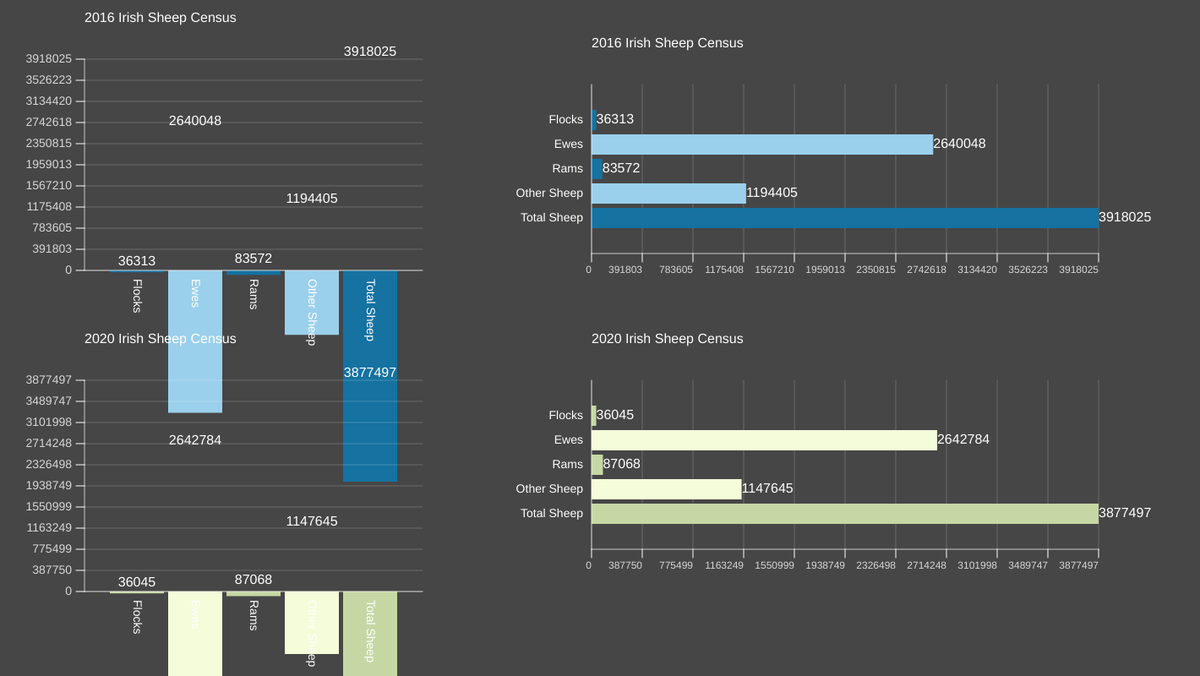
Frame 1 (no input)
Frame 60 (no input): identical to frame 1, image omitted
Frame 120 (the mouse pressed at the canvas centre since frame 60): identical to frame 1, image omitted

The p5.js sketch that drew this single still picture (run headless with seeded random() and noise() and a simulated clock; from frame 60 on, the mouse is pressed at the canvas centre):

// p5.js sketch
// ── sketch.js
let data01 = [
  { name: "Flocks", total: 36313, total2: 5849837 },
  { name: "Ewes", total: 2640048 },
  { name: "Rams", total: 83572 },
  { name: "Other Sheep", total: 1194405 },
  { name: "Total Sheep", total: 3918025 },
];

let data02 = [
  { name: "Flocks", total: 36313 },
  { name: "Ewes", total: 2640048 },
  { name: "Rams", total: 83572 },
  { name: "Other Sheep", total: 1194405 },
  { name: "Total Sheep", total: 3918025 },
];

let data03 = [
  { name: "Flocks", total: 36045 },
  { name: "Ewes", total: 2642784 },
  { name: "Rams", total: 87068 },
  { name: "Other Sheep", total: 1147645 },
  { name: "Total Sheep", total: 3877497 },
];

let data04 = [
  { name: "Flocks", total: 36045 },
  { name: "Ewes", total: 2642784 },
  { name: "Rams", total: 87068 },
  { name: "Other Sheep", total: 1147645 },
  { name: "Total Sheep", total: 3877497 },
];

let chart01;
let chart02;
let chart03;
let chart04;

function setup() {
  createCanvas(1420, 800);

  chart01 = new BarChart(data01);
  chart01.chartWidth = 400;
  chart01.chartHeight = 250;
  chart01.posX = 100;
  chart01.posY = 320;

  chart02 = new HorizontalBarChart(data02);
  chart02.chartWidth = 600;
  chart02.chartHeight = 200;
  chart02.posX = 700;
  chart02.posY = 300;

  chart03 = new BarChart2(data03);
  chart03.chartWidth = 400;
  chart03.chartHeight = 250;
  chart03.posX = 100;
  chart03.posY = 700;

  chart04 = new HorizontalBarChart2(data04);
  chart04.chartWidth = 600;
  chart04.chartHeight = 200;
  chart04.posX = 700;
  chart04.posY = 650;
}

function draw() {
  background(70);
  chart01.updateValues();
  chart01.render();
  chart02.updateValues();
  chart02.render();
  chart03.updateValues();
  chart03.render();
  chart04.updateValues();
  chart04.render();
}

// ── BarChart.js
class BarChart {
  constructor(_data) {
    this.data = _data;

    this.title = "2016 Irish Sheep Census";
    this.chartWidth = 300;
    this.chartHeight = 300;
    this.spacing = 5;
    this.margin = 30;
    this.numTicks = 10;
    this.posX = 50;
    this.posY = 400;
    this.tickIncrements;
    this.maxValue;
    this.numPlaces = 0;
    this.tickSpacing;
    this.barWidth;
    this.availableWidth;

    this.showValues = true;
    this.showLabels = true;
    this.rotateLabels = true;

    this.colors = [
      color("#1572A1"),
      color("#9AD0EC"),
      color("#1572A1"),
      color("#9AD0EC"),
    ];

    this.updateValues();
  }

  updateValues() {
    this.tickSpacing = this.chartHeight / this.numTicks;
    this.availableWidth =
      this.chartWidth - this.margin * 2 - this.spacing * (this.data.length - 1);
    this.barWidth = this.availableWidth / this.data.length;
    let listValues = this.data.map(function (x) {
      return x.total;
    });
    this.maxValue = max(listValues);
    this.tickIncrements = this.maxValue / this.numTicks;
  }

  render() {
    push();
    translate(this.posX, this.posY);

    this.drawTicks();
    this.drawHorizontalLines();
    this.drawRects();
    this.drawAxis();
    this.drawTitle();
    pop();
  }

  scaleData(num) {
    return map(num, 0, this.maxValue, 0, this.chartHeight);
  }

  drawAxis() {
    //chart
    stroke(255, 180);
    strokeWeight(1);
    line(0, 0, 0, -this.chartHeight); //y
    line(0, 0, this.chartWidth, 0); //x
  }

  drawTitle() {
    //title
    noStroke();
    fill(255);
    textSize(16);
    textAlign(LEFT, BOTTOM);
    text(this.title, 0, -this.chartHeight - 40);
  }

  drawTicks() {
    for (let i = 0; i <= this.numTicks; i++) {
      //ticks
      stroke(255);
      strokeWeight(1);
      line(0, this.tickSpacing * -i, -10, this.tickSpacing * -i);

      //numbers (text)
      if (this.showValues) {
        fill(255, 200);
        noStroke();
        textSize(14);
        textAlign(RIGHT, CENTER);
        text(
          (i * this.tickIncrements).toFixed(this.numPlaces),
          -15,
          this.tickSpacing * -i
        );
      }
    }
  }

  drawHorizontalLines() {
    for (let i = 0; i <= this.numTicks; i++) {
      //horizontal line
      stroke(255, 50);
      strokeWeight(1);
      line(0, this.tickSpacing * -i, this.chartWidth, this.tickSpacing * -i);
    }
  }

  drawRects() {
    push();
    translate(this.margin, 0);
    for (let i = 0; i < this.data.length; i++) {
      let colorNumber = i % 4;

      //bars for total
      fill(this.colors[colorNumber]);
      noStroke();
      rect(
        (this.barWidth + this.spacing) * i,
        0,
        this.barWidth,
        this.scaleData(-this.data[i].total)
      );

      //numbers (text)
      noStroke();
      fill(255);
      textSize(16);
      textAlign(CENTER, BOTTOM);
      text(
        this.data[i].total,
        (this.barWidth + this.spacing) * i + this.barWidth / 2,
        this.scaleData(-this.data[i].total)
      );

      //text
      if (this.showLabels) {
        if (this.rotateLabels) {
          push();
          noStroke();
          textSize(14);
          textAlign(LEFT, CENTER);
          translate((this.barWidth + this.spacing) * i + this.barWidth / 2, 10);
          rotate(PI / 2);
          text(this.data[i].name, 0, 0);
          pop();
        } else {
          noStroke();
          fill(255);
          textSize(14);
          textAlign(CENTER, BOTTOM);
          text(
            this.data[i].name,
            (this.barWidth + this.spacing) * i + this.barWidth / 2,
            20
          );
        }
      }
    }
    pop();
  }
}

// ── BarChart2.js
class BarChart2 {
  constructor(_data) {
    this.data = _data;

    this.title = "2020 Irish Sheep Census";
    this.chartWidth = 300;
    this.chartHeight = 300;
    this.spacing = 5;
    this.margin = 30;
    this.numTicks = 10;
    this.posX = 50;
    this.posY = 400;
    this.tickIncrements;
    this.maxValue;
    this.numPlaces = 0;
    this.tickSpacing;
    this.barWidth;
    this.availableWidth;

    this.showValues = true;
    this.showLabels = true;
    this.rotateLabels = true;

    this.colors = [
      color("#C5D8A4"),
      color("#F4FCD9"),
      color("#C5D8A4"),
      color("#F4FCD9"),
    ];

    this.updateValues();
  }

  updateValues() {
    this.tickSpacing = this.chartHeight / this.numTicks;
    this.availableWidth =
      this.chartWidth - this.margin * 2 - this.spacing * (this.data.length - 1);
    this.barWidth = this.availableWidth / this.data.length;
    let listValues = this.data.map(function (x) {
      return x.total;
    });
    this.maxValue = max(listValues);
    this.tickIncrements = this.maxValue / this.numTicks;
  }

  render() {
    push();
    translate(this.posX, this.posY);

    this.drawTicks();
    this.drawHorizontalLines();
    this.drawRects();
    this.drawAxis();
    this.drawTitle();
    pop();
  }

  scaleData(num) {
    return map(num, 0, this.maxValue, 0, this.chartHeight);
  }

  drawAxis() {
    //chart
    stroke(255, 180);
    strokeWeight(1);
    line(0, 0, 0, -this.chartHeight); //y
    line(0, 0, this.chartWidth, 0); //x
  }

  drawTitle() {
    //title
    noStroke();
    fill(255);
    textSize(16);
    textAlign(LEFT, BOTTOM);
    text(this.title, 0, -this.chartHeight - 40);
  }

  drawTicks() {
    for (let i = 0; i <= this.numTicks; i++) {
      //ticks
      stroke(255);
      strokeWeight(1);
      line(0, this.tickSpacing * -i, -10, this.tickSpacing * -i);

      //numbers (text)
      if (this.showValues) {
        fill(255, 200);
        noStroke();
        textSize(14);
        textAlign(RIGHT, CENTER);
        text(
          (i * this.tickIncrements).toFixed(this.numPlaces),
          -15,
          this.tickSpacing * -i
        );
      }
    }
  }

  drawHorizontalLines() {
    for (let i = 0; i <= this.numTicks; i++) {
      //horizontal line
      stroke(255, 50);
      strokeWeight(1);
      line(0, this.tickSpacing * -i, this.chartWidth, this.tickSpacing * -i);
    }
  }

  drawRects() {
    push();
    translate(this.margin, 0);
    for (let i = 0; i < this.data.length; i++) {
      let colorNumber = i % 4;

      //bars for total
      fill(this.colors[colorNumber]);
      noStroke();
      rect(
        (this.barWidth + this.spacing) * i,
        0,
        this.barWidth,
        this.scaleData(-this.data[i].total)
      );

      //numbers (text)
      noStroke();
      fill(255);
      textSize(16);
      textAlign(CENTER, BOTTOM);
      text(
        this.data[i].total,
        (this.barWidth + this.spacing) * i + this.barWidth / 2,
        this.scaleData(-this.data[i].total)
      );

      //text
      if (this.showLabels) {
        if (this.rotateLabels) {
          push();
          noStroke();
          textSize(14);
          textAlign(LEFT, CENTER);
          translate((this.barWidth + this.spacing) * i + this.barWidth / 2, 10);
          rotate(PI / 2);
          text(this.data[i].name, 0, 0);
          pop();
        } else {
          noStroke();
          fill(255);
          textSize(14);
          textAlign(CENTER, BOTTOM);
          text(
            this.data[i].name,
            (this.barWidth + this.spacing) * i + this.barWidth / 2,
            20
          );
        }
      }
    }
    pop();
  }
}

// ── HorizontalBarChart.js
class HorizontalBarChart {
  constructor(_data) {
    this.data = _data;

    this.title = "2016 Irish Sheep Census";
    this.chartWidth = 300;
    this.chartHeight = 300;
    this.spacing = 5;
    this.margin = 30;
    this.numTicks = 10;
    this.posX = 50;
    this.posY = 400;
    this.tickIncrements;
    this.maxValue;
    this.numPlaces = 0;
    this.tickSpacing;
    this.barWidth;
    this.availableWidth;

    this.showValues = true;
    this.showLabels = true;
    this.rotateLabels = false;

    this.colors = [
      color("#1572A1"),
      color("#9AD0EC"),
      color("#1572A1"),
      color("#9AD0EC"),
    ];

    this.updateValues();
  }

  updateValues() {
    this.tickSpacing = this.chartWidth / this.numTicks;
    this.availableWidth =
      this.chartHeight -
      this.margin * 2 -
      this.spacing * (this.data.length - 1);
    this.barWidth = this.availableWidth / this.data.length;
    let listValues = this.data.map(function (x) {
      return x.total;
    });
    this.maxValue = max(listValues);
    this.tickIncrements = this.maxValue / this.numTicks;
  }

  render() {
    push();
    translate(this.posX, this.posY);

    this.drawTicks();
    this.drawVerticalLines();
    this.drawRects();
    this.drawAxis();
    this.drawTitle();
    pop();
  }

  scaleData(num) {
    return map(num, this.maxValue, 0, this.chartWidth, 0);
  }

  drawAxis() {
    //chart
    stroke(255, 180);
    strokeWeight(1);
    line(0, 0, 0, -this.chartHeight); //y
    line(0, 0, this.chartWidth, 0); //x
  }

  drawTitle() {
    //title
    noStroke();
    fill(255);
    textSize(16);
    textAlign(LEFT, BOTTOM);
    text(this.title, 0, -this.chartHeight - 40);
  }

  drawTicks() {
    for (let i = 0; i <= this.numTicks; i++) {
      //ticks
      stroke(255);
      strokeWeight(1);
      line(this.tickSpacing * i, 10, this.tickSpacing * i, -0);

      //numbers (text)
      if (this.showValues) {
        fill(255, 200);
        noStroke();
        textSize(12);
        textAlign(RIGHT, CENTER);
        text(
          (i * this.tickIncrements).toFixed(this.numPlaces),
          -this.tickSpacing * -i,
          20
        );
      }
    }
  }

  drawVerticalLines() {
    for (let i = 0; i <= this.numTicks; i++) {
      //vertical line
      stroke(255, 50);
      strokeWeight(1);
      line(
        -this.tickSpacing * -i,
        0,
        -this.tickSpacing * -i,
        -this.chartHeight
      );
    }
  }

  drawRects() {
    push();
    translate(0, this.margin);
    for (let i = 0; i < this.data.length; i++) {
      let colorNumber = i % 4;

      //bars
      fill(this.colors[colorNumber]);
      noStroke();
      rect(
        0,
        -this.chartHeight + (-this.barWidth + -this.spacing) * -i,
        this.scaleData(this.data[i].total),
        this.barWidth
      );

      //numbers (text)
      noStroke();
      fill(255);
      textSize(16);
      textAlign(LEFT, CENTER);
      text(
        this.data[i].total,
        -this.scaleData(-this.data[i].total),
        -this.chartHeight +
          (-this.barWidth + -this.spacing) * -i +
          this.barWidth / 2
      );

      //text
      if (this.showLabels) {
        if (this.rotateLabels) {
          push();
          noStroke();
          textSize(14);
          textAlign(LEFT, CENTER);
          translate((this.barWidth + this.spacing) * i + this.barWidth / 2, 10);
          rotate(PI / 2);
          text(this.data[i].name, 0, 0);
          pop();
        } else {
          noStroke();
          fill(255);
          textSize(14);
          textAlign(RIGHT, CENTER);
          text(
            this.data[i].name,
            -10,
            -this.chartHeight +
              (-this.barWidth + -this.spacing) * -i +
              this.barWidth / 2
          );
        }
      }
    }
    pop();
  }
}

// ── HorizontalBarChart2.js
class HorizontalBarChart2 {
  constructor(_data) {
    this.data = _data;

    this.title = "2020 Irish Sheep Census";
    this.chartWidth = 300;
    this.chartHeight = 300;
    this.spacing = 5;
    this.margin = 30;
    this.numTicks = 10;
    this.posX = 50;
    this.posY = 400;
    this.tickIncrements;
    this.maxValue;
    this.numPlaces = 0;
    this.tickSpacing;
    this.barWidth;
    this.availableWidth;

    this.showValues = true;
    this.showLabels = true;
    this.rotateLabels = false;

    this.colors = [
      color("#C5D8A4"),
      color("#F4FCD9"),
      color("#C5D8A4"),
      color("#F4FCD9"),
    ];

    this.updateValues();
  }

  updateValues() {
    this.tickSpacing = this.chartWidth / this.numTicks;
    this.availableWidth =
      this.chartHeight -
      this.margin * 2 -
      this.spacing * (this.data.length - 1);
    this.barWidth = this.availableWidth / this.data.length;
    let listValues = this.data.map(function (x) {
      return x.total;
    });
    this.maxValue = max(listValues);
    this.tickIncrements = this.maxValue / this.numTicks;
  }

  render() {
    push();
    translate(this.posX, this.posY);

    this.drawTicks();
    this.drawVerticalLines();
    this.drawRects();
    this.drawAxis();
    this.drawTitle();
    pop();
  }

  scaleData(num) {
    return map(num, this.maxValue, 0, this.chartWidth, 0);
  }

  drawAxis() {
    //chart
    stroke(255, 180);
    strokeWeight(1);
    line(0, 0, 0, -this.chartHeight); //y
    line(0, 0, this.chartWidth, 0); //x
  }

  drawTitle() {
    //title
    noStroke();
    fill(255);
    textSize(16);
    textAlign(LEFT, BOTTOM);
    text(this.title, 0, -this.chartHeight - 40);
  }

  drawTicks() {
    for (let i = 0; i <= this.numTicks; i++) {
      //ticks
      stroke(255);
      strokeWeight(1);
      line(this.tickSpacing * i, 10, this.tickSpacing * i, -0);

      //numbers (text)
      if (this.showValues) {
        fill(255, 200);
        noStroke();
        textSize(12);
        textAlign(RIGHT, CENTER);
        text(
          (i * this.tickIncrements).toFixed(this.numPlaces),
          -this.tickSpacing * -i,
          20
        );
      }
    }
  }

  drawVerticalLines() {
    for (let i = 0; i <= this.numTicks; i++) {
      //vertical line
      stroke(255, 50);
      strokeWeight(1);
      line(
        -this.tickSpacing * -i,
        0,
        -this.tickSpacing * -i,
        -this.chartHeight
      );
    }
  }

  drawRects() {
    push();
    translate(0, this.margin);
    for (let i = 0; i < this.data.length; i++) {
      let colorNumber = i % 4;

      //bars
      fill(this.colors[colorNumber]);
      noStroke();
      rect(
        0,
        -this.chartHeight + (-this.barWidth + -this.spacing) * -i,
        this.scaleData(this.data[i].total),
        this.barWidth
      );

      //numbers (text)
      noStroke();
      fill(255);
      textSize(16);
      textAlign(LEFT, CENTER);
      text(
        this.data[i].total,
        -this.scaleData(-this.data[i].total),
        -this.chartHeight +
          (-this.barWidth + -this.spacing) * -i +
          this.barWidth / 2
      );

      //text
      if (this.showLabels) {
        if (this.rotateLabels) {
          push();
          noStroke();
          textSize(14);
          textAlign(LEFT, CENTER);
          translate((this.barWidth + this.spacing) * i + this.barWidth / 2, 10);
          rotate(PI / 2);
          text(this.data[i].name, 0, 0);
          pop();
        } else {
          noStroke();
          fill(255);
          textSize(14);
          textAlign(RIGHT, CENTER);
          text(
            this.data[i].name,
            -10,
            -this.chartHeight +
              (-this.barWidth + -this.spacing) * -i +
              this.barWidth / 2
          );
        }
      }
    }
    pop();
  }
}
